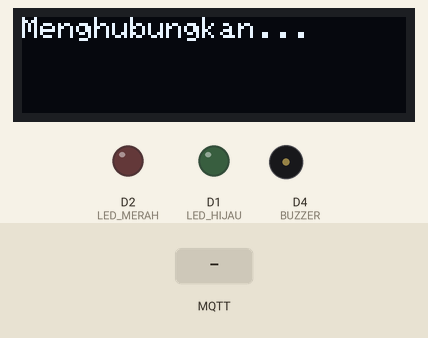
This sketch was run on a simulated ESP8266 (NodeMCU). On the bench: 128×32 one-colour display, output pins drawn as LEDs (lit = HIGH), buzzer (waves = sounding, pin HIGH). The test bench sets the inputs (shaded band). WiFi joins after 1.5 s; servers stay silent unless stated; no MQTT or app messages arrive unless stated; what the sketch prints to the serial monitor is not drawn.

Above: at 3.0 s.
3.1 s: MQTT message "1" arrives on the first subscribed topic
At 3.8 s:
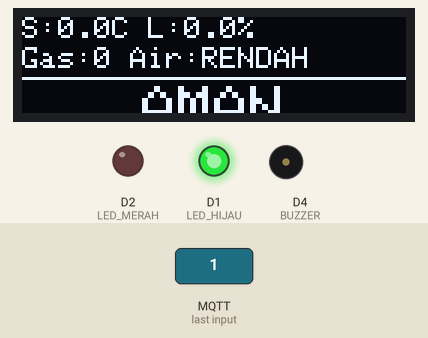
4.6 s: MQTT message "1" arrives on the second subscribed topic
At 4.9 s:
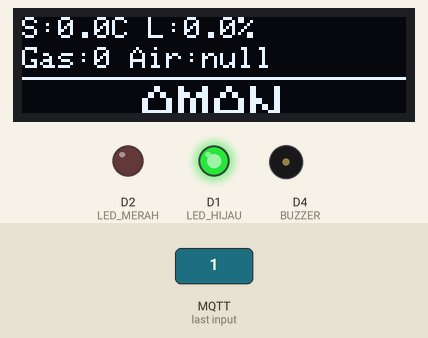
Timing chart, 0 to 7.6 s (numbered marks = the images above; inputs shaded):
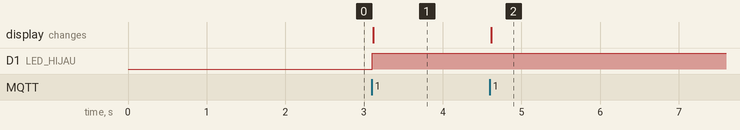

The sketch:

node3_environment.ino
```cpp
#define BLYNK_TEMPLATE_ID "TMPL6aTzQp7V6"
#define BLYNK_TEMPLATE_NAME "Smart Environment Monitoring"
#define BLYNK_AUTH_TOKEN "ss3MnHaihcVFn9egO-PfxZEr1b5v2WIU"

#include <ESP8266WiFi.h>
#include <WiFiClientSecure.h>
#include <BlynkSimpleEsp8266.h>
#include <PubSubClient.h>
#include <ArduinoJson.h>
#include <Wire.h>
#include <Adafruit_GFX.h>
#include <Adafruit_SSD1306.h>

#define LED_HIJAU D1
#define LED_MERAH D2
#define BUZZER D4

#define SCREEN_WIDTH 128
#define SCREEN_HEIGHT 32
#define OLED_RESET -1
Adafruit_SSD1306 display(SCREEN_WIDTH, SCREEN_HEIGHT, &Wire, OLED_RESET);

char auth[] = BLYNK_AUTH_TOKEN;
const char* ssid = "POCO";
const char* password = "11111111";

const char* mqtt_server = "c96739e1879046b4b64c91e3ffc10c6a.s1.eu.hivemq.cloud";
const int mqtt_port = 8883;
const char* mqtt_user = "node_uasklp5";
const char* mqtt_pass = "uasklp5!";

WiFiClientSecure espClient;
PubSubClient client(espClient);

int gasValue = 0;
float suhuValue = 0;
float lembabValue = 0;
int levelAirRaw = 4095;
String levelAirStatus = "RENDAH";

void tampilkanOLED(String status) {
  display.clearDisplay();
  display.setTextSize(1);
  display.setTextColor(SSD1306_WHITE);

  display.setCursor(0, 0);
  display.print("S:");
  display.print(suhuValue, 1);
  display.print("C L:");
  display.print(lembabValue, 1);
  display.println("%");

  display.setCursor(0, 10);
  display.print("Gas:");
  display.print(gasValue);
  display.print(" Air:");
  display.println(levelAirStatus);

  display.drawLine(0, 20, 128, 20, SSD1306_WHITE);

  display.setTextSize(2);
  int16_t x1, y1;
  uint16_t w, h;
  display.getTextBounds(status, 0, 0, &x1, &y1, &w, &h);
  int xPos = (128 - w) / 2;
  display.setCursor(xPos, 23);
  display.println(status);

  display.display();
}

void evaluasiStatus() {
  digitalWrite(LED_HIJAU, LOW);
  digitalWrite(LED_MERAH, LOW);
  digitalWrite(BUZZER, LOW);

  bool airBahaya = (levelAirStatus == "TINGGI");
  bool airSiaga = (levelAirStatus == "SEDANG");
  bool gasBahaya = gasValue > 700;
  bool gasSiaga = gasValue > 400 && gasValue <= 700;

  String status;

  if (airBahaya || gasBahaya) {
    digitalWrite(LED_MERAH, HIGH);
    digitalWrite(BUZZER, HIGH);
    status = "BAHAYA";
  } else if (airSiaga || gasSiaga) {
    digitalWrite(LED_HIJAU, HIGH);
    digitalWrite(LED_MERAH, HIGH);
    status = "SIAGA";
  } else {
    digitalWrite(LED_HIJAU, HIGH);
    status = "AMAN";
  }

  Blynk.virtualWrite(V5, status);
  tampilkanOLED(status);

  if (status == "BAHAYA") {
    Blynk.logEvent("kondisi_bahaya", "Peringatan! Kondisi lingkungan terdeteksi bahaya");
  }

  Serial.print("Status: "); Serial.println(status);
}

void callback(char* topic, byte* payload, unsigned int length) {
  String pesan;
  for (unsigned int i = 0; i < length; i++) {
    pesan += (char)payload[i];
  }

  String topicStr = String(topic);

  StaticJsonDocument<200> doc;
  DeserializationError error = deserializeJson(doc, pesan);

  if (error) {
    Serial.println("Gagal parsing JSON");
    return;
  }

  if (topicStr == "environment/node1") {
    suhuValue = doc["suhu"];
    lembabValue = doc["kelembaban"];
    gasValue = doc["gas"];

    Blynk.virtualWrite(V0, suhuValue);
    Blynk.virtualWrite(V1, lembabValue);
    Blynk.virtualWrite(V2, gasValue);
  }

  if (topicStr == "environment/node2") {
    levelAirRaw = doc["level_air_raw"];
    levelAirStatus = doc["level_air_status"].as<String>();

    Blynk.virtualWrite(V3, levelAirRaw);
    Blynk.virtualWrite(V4, levelAirStatus);
  }

  evaluasiStatus();
}

void reconnect() {
  while (!client.connected()) {
    Serial.print("Mencoba connect ke MQTT... ");
    if (client.connect("Node3_Output", mqtt_user, mqtt_pass)) {
      Serial.println("berhasil!");
      client.subscribe("environment/node1");
      client.subscribe("environment/node2");
    } else {
      Serial.print("gagal, rc=");
      Serial.print(client.state());
      Serial.println(" coba lagi dalam 2 detik");
      delay(2000);
    }
  }
}

void setup() {
  Serial.begin(115200);
  pinMode(LED_HIJAU, OUTPUT);
  pinMode(LED_MERAH, OUTPUT);
  pinMode(BUZZER, OUTPUT);

  Wire.begin(D7, D6);
  if (!display.begin(SSD1306_SWITCHCAPVCC, 0x3C)) {
    Serial.println("OLED gagal terdeteksi");
  } else {
    display.clearDisplay();
    display.setTextSize(1);
    display.setTextColor(SSD1306_WHITE);
    display.setCursor(0, 0);
    display.println("Menghubungkan...");
    display.display();
  }

  Blynk.begin(auth, ssid, password);
  espClient.setInsecure();
  client.setServer(mqtt_server, mqtt_port);
  client.setCallback(callback);
}

void loop() {
  Blynk.run();
  if (!client.connected()) reconnect();
  client.loop();
}
```

Measured:
- after the input at 3.1 s, D1 (LED_HIJAU): LOW → HIGH at once; the display: changes at once (image 1)
- after the input at 4.6 s, the display: changes at once (image 2)
